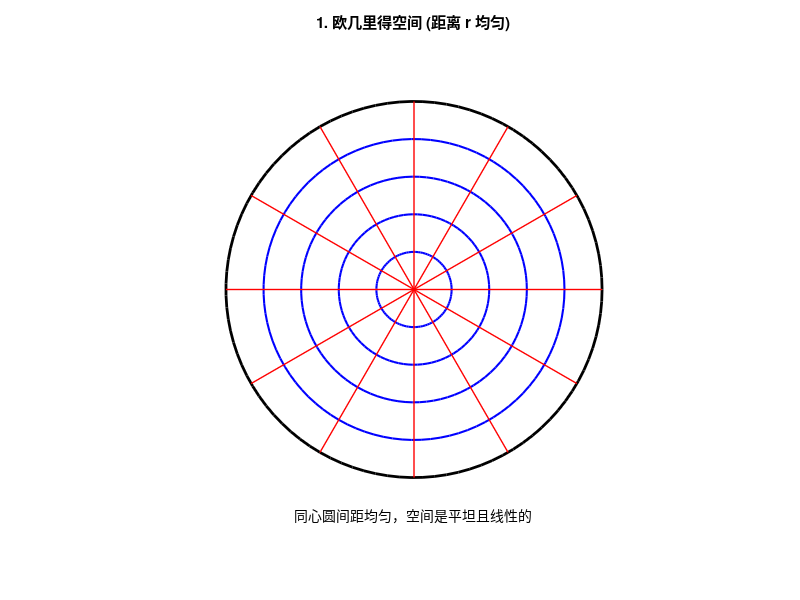

Here is the MATLAB script that generated this plot: (Note: this script raises an error after producing the figure.)
% ==========================================
% 贝特朗悖论的三种空间几何可视化
% ==========================================

close all; clear; clc;

% === 图1：平坦欧几里得空间 (对应解法1：距离 r 均匀) ===
% 这是我们日常感知的世界，距离度规是均匀的
figure('Name', '欧几里得空间', 'Position', [100, 200, 400, 400]);
hold on;
theta = linspace(0, 2*pi, 100);
% 绘制边界
plot(cos(theta), sin(theta), 'k-', 'LineWidth', 2);
% 绘制等距同心圆 (物理距离 r = 0.2, 0.4, 0.6...)
for r = 0.2:0.2:0.8
    plot(r*cos(theta), r*sin(theta), 'b-', 'LineWidth', 1.5);
end
% 绘制过圆心的直线
for alpha = 0:pi/6:pi-pi/6
    plot([-1 1]*cos(alpha), [-1 1]*sin(alpha), 'r-', 'LineWidth', 1);
end
title('1. 欧几里得空间 (距离 r 均匀)');
text(0, -1.2, '同心圆间距均匀，空间是平坦且线性的', 'HorizontalAlignment', 'center');
axis equal; axis([-1.3 1.3 -1.3 1.3]); axis off;
hold off;


% === 图2：双曲空间/庞加莱圆盘 (对应解法2：端点角度均匀) ===
% 空间在边缘处被极度压缩，边缘即是无穷远
figure('Name', '双曲空间', 'Position', [550, 200, 400, 400]);
hold on;
% 绘制边界 (在双曲几何中，这是永远无法到达的无穷远)
plot(cos(theta), sin(theta), 'k-', 'LineWidth', 2);
% 绘制双曲空间中“物理距离相等”的同心圆
% 根据度规，双曲距离 d = ln((1+r)/(1-r))，故对应的欧氏半径 r = tanh(d/2)
for d = 0.5:0.5:3.5
    r = tanh(d/2);
    plot(r*cos(theta), r*sin(theta), 'b-', 'LineWidth', 1.5);
end
% 绘制过原点的测地线
for alpha = 0:pi/6:pi-pi/6
    plot([-1 1]*cos(alpha), [-1 1]*sin(alpha), 'r-', 'LineWidth', 1);
end
title('2. 庞加莱圆盘模型 (端点均匀分布)');
text(0, -1.2, '物理距离相等的圆在边缘被无限压缩，边缘即无穷广阔', 'HorizontalAlignment', 'center');
axis equal; axis([-1.3 1.3 -1.3 1.3]); axis off;
hold off;


% === 图3：伪球体/漏斗形空间 (对应解法3：面积中点均匀) ===
% 越远离中心，空间的“横截面积”扩张越剧烈
figure('Name', '漏斗形空间', 'Position', [1000, 200, 500, 450]);
u = linspace(0, 2*pi, 60);
v = linspace(0.05, pi/2, 60); % 避免在 v=0 处出现奇点
[U, V] = meshgrid(u, v);

% 伪球体 (Pseudosphere) 的参数方程
X = cos(U) .* sin(V);
Y = sin(U) .* sin(V);
Z = cos(V) + log(tan(V/2));

surf(X, Y, Z);
shading interp;         % 平滑着色
colormap(parula);       % 设置渐变色
light; lighting gouraud;% 添加光照显得更有立体感

title({'3. 伪球体/漏斗空间 (面积中点均匀)', '越往上(远离原点)，空间面积呈爆炸性增长'});
zlabel('空间纵深');
view(30, 20);           % 调整观察视角
axis equal; axis off;
